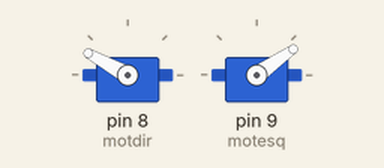
The sketch below on a simulated Arduino Uno, built with avr-gcc and run on an emulated ATmega328P. On the bench: 2 × servo.

Above: at 0.05 s.
At 4.0 s:
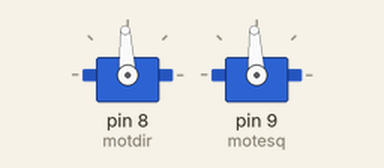
Timing chart, 0 to 5.2 s (numbered marks = the images above):
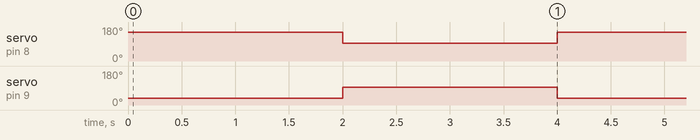

Measured:
- by itself, servo on pin 8 (motdir): alternates 151° for 2.0 s and 93° for 2.0 s
- by itself, servo on pin 9 (motesq): alternates 93° for 2.0 s and 35° for 2.0 s

The sketch:

t4.ino
```cpp
#include<Servo.h>

int ver = 4 ;
int amar = 3;
int verde = 2;
int chavedir = 6;
int nivchavedir;
int motesq = 9;
int motdir = 8;

Servo servoEsq; //classe e obj
Servo servoDir; // classe e obj

void setup() {
// put your setup code here, to run once:
 servoDir.attach(motdir);

  servoEsq.attach(motesq);
}

void loop() {
  // put your main code here, to run repeatedly:
  servoDir.writeMicroseconds(2100);
  servoEsq.writeMicroseconds(900);
  delay(2000);
  servoDir.writeMicroseconds(1500);
  servoEsq.writeMicroseconds(1500);
  delay(2000);

}
```
